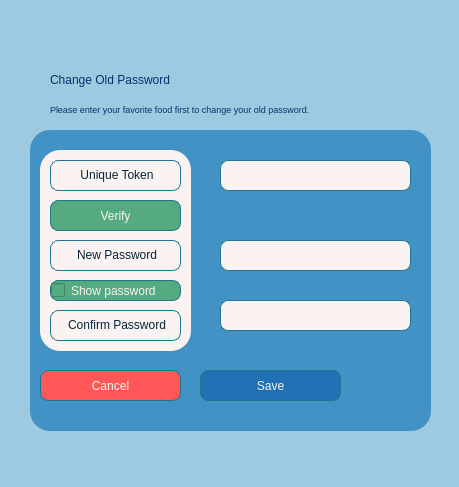
<?xml version="1.0" encoding="UTF-8"?>
<ui version="4.0">
 <class>Dialog</class>
 <widget class="QDialog" name="Dialog">
  <property name="geometry">
   <rect>
    <x>0</x>
    <y>0</y>
    <width>459</width>
    <height>487</height>
   </rect>
  </property>
  <property name="windowTitle">
   <string>Dialog</string>
  </property>
  <property name="styleSheet">
   <string notr="true">background-color:rgb(158, 202, 225);
</string>
  </property>
  <widget class="QLabel" name="label">
   <property name="geometry">
    <rect>
     <x>50</x>
     <y>70</y>
     <width>281</width>
     <height>20</height>
    </rect>
   </property>
   <property name="styleSheet">
    <string notr="true">
color:rgb(8, 48, 107);
font: 75 12pt &quot;Verdana&quot;;</string>
   </property>
   <property name="text">
    <string>Change Old Password</string>
   </property>
  </widget>
  <widget class="QFrame" name="frame">
   <property name="geometry">
    <rect>
     <x>30</x>
     <y>130</y>
     <width>401</width>
     <height>301</height>
    </rect>
   </property>
   <property name="styleSheet">
    <string notr="true">background-color:rgb(66, 146, 198);
border-radius:20px;</string>
   </property>
   <property name="frameShape">
    <enum>QFrame::StyledPanel</enum>
   </property>
   <property name="frameShadow">
    <enum>QFrame::Raised</enum>
   </property>
   <widget class="QLabel" name="label_4">
    <property name="geometry">
     <rect>
      <x>20</x>
      <y>30</y>
      <width>131</width>
      <height>31</height>
     </rect>
    </property>
    <property name="styleSheet">
     <string notr="true">background-color:rgb(251, 243, 242);
color:rgb(3, 37, 57);
font: 75 10pt &quot;Verdana&quot;;
border: 1px solid rgb(28, 118, 143);
border-radius: 8px;</string>
    </property>
    <property name="text">
     <string>&lt;html&gt;&lt;head/&gt;&lt;body&gt;&lt;p align=&quot;center&quot;&gt;Unique Token&lt;/p&gt;&lt;/body&gt;&lt;/html&gt;</string>
    </property>
   </widget>
   <widget class="Line" name="line">
    <property name="geometry">
     <rect>
      <x>10</x>
      <y>20</y>
      <width>151</width>
      <height>201</height>
     </rect>
    </property>
    <property name="styleSheet">
     <string notr="true">background-color:rgb(251, 243, 242);;</string>
    </property>
    <property name="orientation">
     <enum>Qt::Vertical</enum>
    </property>
   </widget>
   <widget class="QLabel" name="newPassword_2">
    <property name="geometry">
     <rect>
      <x>20</x>
      <y>110</y>
      <width>131</width>
      <height>31</height>
     </rect>
    </property>
    <property name="styleSheet">
     <string notr="true">background-color:rgb(251, 243, 242);
color:rgb(3, 37, 57);
font: 75 10pt &quot;Verdana&quot;;
border: 1px solid rgb(28, 118, 143);
border-radius: 8px;</string>
    </property>
    <property name="text">
     <string>&lt;html&gt;&lt;head/&gt;&lt;body&gt;&lt;p align=&quot;center&quot;&gt;New Password&lt;/p&gt;&lt;/body&gt;&lt;/html&gt;</string>
    </property>
   </widget>
   <widget class="QLabel" name="newPassword_4">
    <property name="geometry">
     <rect>
      <x>20</x>
      <y>180</y>
      <width>131</width>
      <height>31</height>
     </rect>
    </property>
    <property name="styleSheet">
     <string notr="true">background-color:rgb(251, 243, 242);
color:rgb(3, 37, 57);
font: 75 10pt &quot;Verdana&quot;;
border: 1px solid rgb(28, 118, 143);
border-radius: 8px;</string>
    </property>
    <property name="text">
     <string>&lt;html&gt;&lt;head/&gt;&lt;body&gt;&lt;p align=&quot;center&quot;&gt;Confirm Password&lt;/p&gt;&lt;/body&gt;&lt;/html&gt;</string>
    </property>
   </widget>
   <widget class="QLineEdit" name="uniqueToken">
    <property name="geometry">
     <rect>
      <x>190</x>
      <y>30</y>
      <width>191</width>
      <height>31</height>
     </rect>
    </property>
    <property name="styleSheet">
     <string notr="true">background-color:rgb(251, 243, 242);;
color:rgb(3, 37, 57);
font: 75 10pt &quot;Verdana&quot;;
border: 1px solid rgb(28, 118, 143);
border-radius: 8px;</string>
    </property>
   </widget>
   <widget class="QLineEdit" name="newPassword">
    <property name="geometry">
     <rect>
      <x>190</x>
      <y>110</y>
      <width>191</width>
      <height>31</height>
     </rect>
    </property>
    <property name="styleSheet">
     <string notr="true">background-color:rgb(251, 243, 242);;
color:rgb(3, 37, 57);
font: 75 10pt &quot;Verdana&quot;;
border: 1px solid rgb(28, 118, 143);
border-radius: 8px;</string>
    </property>
   </widget>
   <widget class="QLineEdit" name="confirmPassword">
    <property name="geometry">
     <rect>
      <x>190</x>
      <y>170</y>
      <width>191</width>
      <height>31</height>
     </rect>
    </property>
    <property name="styleSheet">
     <string notr="true">background-color:rgb(251, 243, 242);;
color:rgb(3, 37, 57);
font: 75 10pt &quot;Verdana&quot;;
border: 1px solid rgb(28, 118, 143);
border-radius: 8px;</string>
    </property>
   </widget>
   <widget class="QPushButton" name="verifyBtn">
    <property name="geometry">
     <rect>
      <x>20</x>
      <y>70</y>
      <width>131</width>
      <height>31</height>
     </rect>
    </property>
    <property name="styleSheet">
     <string notr="true">border: 1px solid rgb(28, 118, 143);
font: 75 10pt &quot;MS Shell Dlg 2&quot;;
border-radius: 8px;
color:rgb(251, 243, 242);
background-color:rgb(85, 170, 127)</string>
    </property>
    <property name="text">
     <string>Verify</string>
    </property>
   </widget>
   <widget class="QCheckBox" name="togglePasswordCheckbox">
    <property name="geometry">
     <rect>
      <x>20</x>
      <y>150</y>
      <width>131</width>
      <height>21</height>
     </rect>
    </property>
    <property name="styleSheet">
     <string notr="true">border: 1px solid rgb(28, 118, 143);
font: 75 10pt &quot;MS Shell Dlg 2&quot;;
border-radius: 8px;
color:rgb(251, 243, 242);
background-color:rgb(85, 170, 127)</string>
    </property>
    <property name="text">
     <string>Show password</string>
    </property>
   </widget>
   <zorder>line</zorder>
   <zorder>label_4</zorder>
   <zorder>newPassword_2</zorder>
   <zorder>newPassword_4</zorder>
   <zorder>uniqueToken</zorder>
   <zorder>newPassword</zorder>
   <zorder>confirmPassword</zorder>
   <zorder>verifyBtn</zorder>
   <zorder>togglePasswordCheckbox</zorder>
  </widget>
  <widget class="QLabel" name="label_2">
   <property name="geometry">
    <rect>
     <x>50</x>
     <y>100</y>
     <width>371</width>
     <height>20</height>
    </rect>
   </property>
   <property name="styleSheet">
    <string notr="true">
color:rgb(8, 48, 107);
font: 75 12pt &quot;Verdana&quot;;</string>
   </property>
   <property name="text">
    <string>&lt;html&gt;&lt;head/&gt;&lt;body&gt;&lt;p&gt;&lt;span style=&quot; font-size:7pt;&quot;&gt;Please enter your favorite food first to change your old password.&lt;/span&gt;&lt;/p&gt;&lt;/body&gt;&lt;/html&gt;</string>
   </property>
  </widget>
  <widget class="QPushButton" name="cancelBtn">
   <property name="geometry">
    <rect>
     <x>40</x>
     <y>370</y>
     <width>141</width>
     <height>31</height>
    </rect>
   </property>
   <property name="styleSheet">
    <string notr="true">border: 1px solid rgb(28, 118, 143);
font: 75 10pt &quot;MS Shell Dlg 2&quot;;
border-radius: 8px;
color:rgb(251, 243, 242);
background-color:rgb(255, 87, 87);</string>
   </property>
   <property name="text">
    <string>Cancel</string>
   </property>
  </widget>
  <widget class="QPushButton" name="saveBtn">
   <property name="geometry">
    <rect>
     <x>200</x>
     <y>370</y>
     <width>141</width>
     <height>31</height>
    </rect>
   </property>
   <property name="styleSheet">
    <string notr="true">border: 1px solid rgb(28, 118, 143);
font: 75 10pt &quot;MS Shell Dlg 2&quot;;
border-radius: 8px;
color:rgb(251, 243, 242);
background-color:rgb(33, 113, 181);</string>
   </property>
   <property name="text">
    <string>Save</string>
   </property>
  </widget>
 </widget>
 <resources/>
 <connections/>
</ui>
